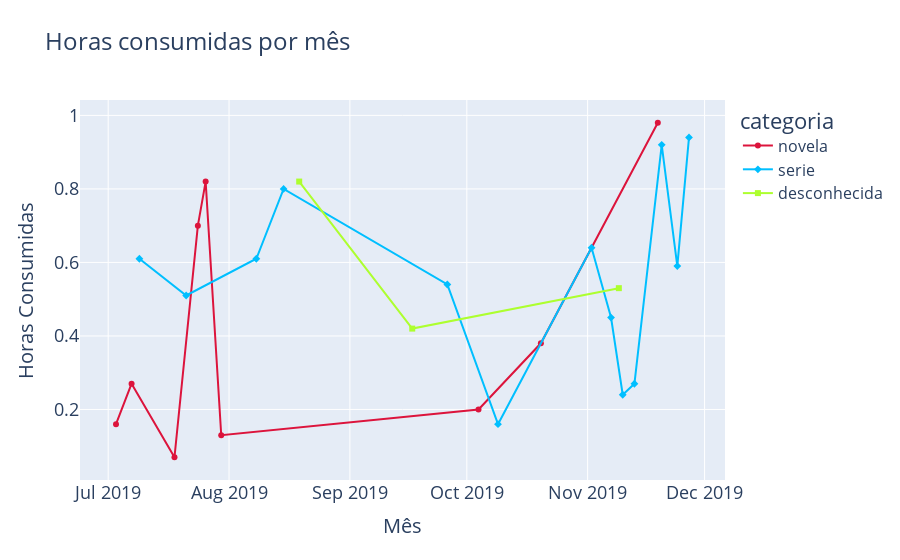

Notebook code cell kept with this figure:
### Markdown cell above
O primeiro deles é de que aproximadamente entre agosto e outubro há uma queda acentuada nas horas
consumidas enquanto que em novembro há um aumento abrupto, evidênciado pelos gráficos abaixo.

### Code cell
title_font_size = 24
legend_title_font_size = 22
legend_font_size = 16
axes_title_font_size = 20
axes_font_size = 18

df = df.sort_values('data')

fig = px.line(df, x='data', y='horas_consumidas',color='categoria',
color_discrete_map={'novela': 'Crimson', 'serie': 'DeepSkyBlue','desconhecida':'GreenYellow'},symbol="categoria",
title='Horas consumidas por mês')

fig.update_xaxes(title='Mês', title_font=dict(size=axes_title_font_size), tickfont=dict(size=axes_font_size))
fig.update_yaxes(title='Horas Consumidas',title_font=dict(size=axes_title_font_size), tickfont=dict(size=axes_font_size))

fig.update_layout(
    title=dict(
        font=dict(
            size=title_font_size,
        ),
    ),
    legend=dict(
        title_font_size=legend_title_font_size,
        font=dict(
            size=legend_font_size,
        ),
    ),
)

fig.show()

### Figure 1 — Plotly figure (JSON) as saved in the notebook; plotly's stock layout.template omitted (floating-point values rounded to 4 significant figures)
{"data": [{"hovertemplate": "categoria=novela<br>data=%{x}<br>horas_consumidas=%{y}<extra></extra>", "legendgroup": "novela", "line": {"color": "Crimson", "dash": "solid"}, "marker": {"symbol": "circle"}, "mode": "markers+lines", "name": "novela", "orientation": "v", "showlegend": true, "type": "scatter", "x": ["2019-07-03T00:00:00", "2019-07-07T00:00:00", "2019-07-18T00:00:00", "2019-07-24T00:00:00", "2019-07-26T00:00:00", "2019-07-30T00:00:00", "2019-10-04T00:00:00", "2019-10-20T00:00:00", "2019-11-19T00:00:00"], "xaxis": "x", "y": [0.16, 0.27, 0.07, 0.7, 0.82, 0.13, 0.2, 0.38, 0.98], "yaxis": "y"}, {"hovertemplate": "categoria=serie<br>data=%{x}<br>horas_consumidas=%{y}<extra></extra>", "legendgroup": "serie", "line": {"color": "DeepSkyBlue", "dash": "solid"}, "marker": {"symbol": "diamond"}, "mode": "markers+lines", "name": "serie", "orientation": "v", "showlegend": true, "type": "scatter", "x": ["2019-07-09T00:00:00", "2019-07-21T00:00:00", "2019-08-08T00:00:00", "2019-08-15T00:00:00", "2019-09-26T00:00:00", "2019-10-09T00:00:00", "2019-11-02T00:00:00", "2019-11-07T00:00:00", "2019-11-10T00:00:00", "2019-11-13T00:00:00", "2019-11-20T00:00:00", "2019-11-24T00:00:00", "2019-11-27T00:00:00"], "xaxis": "x", "y": [0.61, 0.51, 0.61, 0.8, 0.54, 0.16, 0.64, 0.45, 0.24, 0.27, 0.92, 0.59, 0.94], "yaxis": "y"}, {"hovertemplate": "categoria=desconhecida<br>data=%{x}<br>horas_consumidas=%{y}<extra></extra>", "legendgroup": "desconhecida", "line": {"color": "GreenYellow", "dash": "solid"}, "marker": {"symbol": "square"}, "mode": "markers+lines", "name": "desconhecida", "orientation": "v", "showlegend": true, "type": "scatter", "x": ["2019-08-19T00:00:00", "2019-09-17T00:00:00", "2019-11-09T00:00:00"], "xaxis": "x", "y": [0.82, 0.42, 0.53], "yaxis": "y"}], "layout": {"legend": {"font": {"size": 16}, "title": {"font": {"size": 22}, "text": "categoria"}, "tracegroupgap": 0}, "title": {"font": {"size": 24}, "text": "Horas consumidas por mês"}, "xaxis": {"anchor": "y", "domain": [0, 1], "tickfont": {"size": 18}, "title": {"font": {"size": 20}, "text": "Mês"}}, "yaxis": {"anchor": "x", "domain": [0, 1], "tickfont": {"size": 18}, "title": {"font": {"size": 20}, "text": "Horas Consumidas"}}}}
